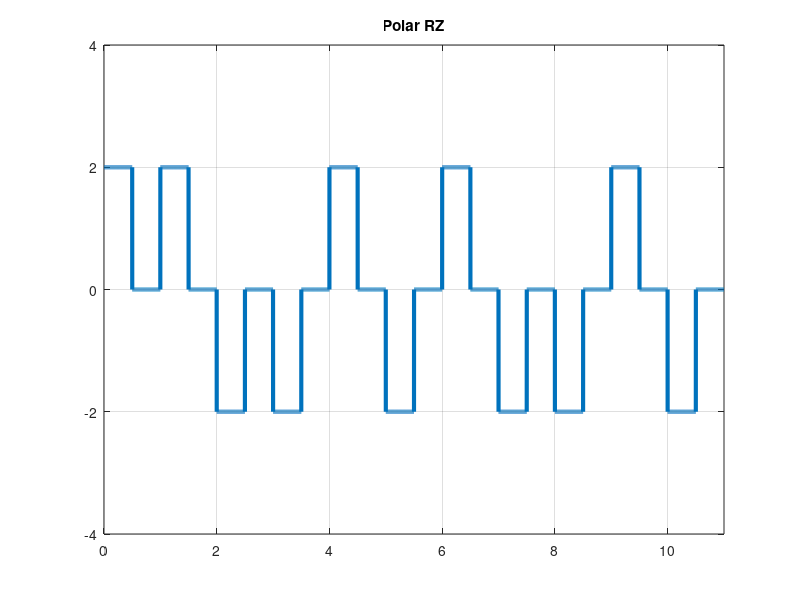

The MATLAB source for this figure:
%Polar RZ
%If bit == 1 then y(from:mid) = +amplitude; y(mid+1:to) = 0
%If bit == 0 then y(from:mid) = -amplitude; y(mid+1:to) = 0

clc;

bits = [1 1 0 0 1 0 1 0 0 1 0];
bitrate = 1;
amplitude = 2;

%Encoding
T = length(bits)/bitrate;   %total time to transmit all bit
n = 1000;   %number of sample per bit
N = length(bits)*n; %number of total sample for all bit
dt = T/N;   %difference between adjecent two sample

x = 0:dt:T;
y = zeros(1,length(x));

for i=0 : length(bits)-1
  from = (i*n)+1;
  to = (i+1)*n;
  mid = round((from+to)/2);
  if(bits(i+1)==1)
    y( from : mid ) = amplitude;
    y( mid+1 : to ) = 0;
  else
    y( from : mid ) = -amplitude;
    y( mid+1 : to ) = 0;
  end
end

plot(x,y, 'LineWidth', 3);
axis([0 T -amplitude-2 amplitude+2]);
grid on;
title("Polar RZ");
    
%Decoding
data = zeros(1, length(bits));
for i=0: length(bits)-1
  from = (i*n)+1;
  to = (i+1)*n;
  mid = round((from+to)/2);
  if(y( from : mid ) == amplitude)
      data(i+1) = 1;
  else
    data(i+1) = 0;
  end
end
disp(data);